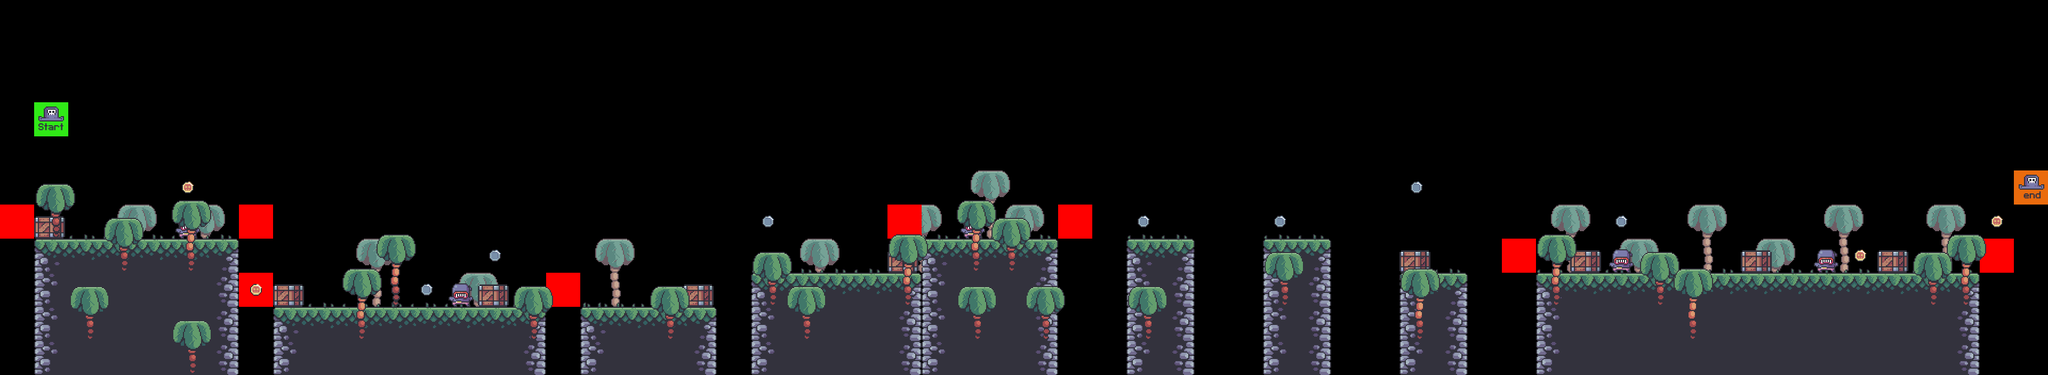

The image is a tile-based game level rendered from a .tmx file. Its description and source (layers, tilesets, objects; grid data summarised) follow:
An orthogonal 60x11 tile map with 64x64 px tiles, 9 tile layers (bg_palms, terrain, grass, crates, ...), 7 tilesets.

<map version="1.10" tiledversion="1.11.0" orientation="orthogonal" renderorder="right-down" width="60" height="11" tilewidth="64" tileheight="64" infinite="0" nextlayerid="16" nextobjectid="1">
 <tileset firstgid="1" source="../tilesets/terrain_tiles.tsx" />
 <tileset firstgid="17" source="../tilesets/coin_tiles.tsx" />
 <tileset firstgid="19" source="../tilesets/grass_tiles.tsx" />
 <tileset firstgid="24" source="../tilesets/palms.tsx" />
 <tileset firstgid="27" source="../tilesets/crates.tsx" />
 <tileset firstgid="28" source="../tilesets/player_tiles.tsx" />
 <tileset firstgid="30" source="../tilesets/enemy_tiles.tsx" />
 <layer id="5" name="bg_palms" width="60" height="11">
  <data>[660 cells, 15 non-empty, 1 distinct tile ids]</data>
 </layer>
 <layer id="1" name="terrain" width="60" height="11">
  <data>[660 cells, 140 non-empty, 6 distinct tile ids]</data>
 </layer>
 <layer id="3" name="grass" width="60" height="11">
  <data>[660 cells, 46 non-empty, 4 distinct tile ids]</data>
 </layer>
 <layer id="6" name="crates" width="60" height="11">
  <data>[660 cells, 9 non-empty, 1 distinct tile ids]</data>
 </layer>
 <layer id="8" name="enemies" width="60" height="11">
  <data>[660 cells, 5 non-empty, 1 distinct tile ids]</data>
 </layer>
 <layer id="9" name="constraints" width="60" height="11">
  <data>[660 cells, 8 non-empty, 1 distinct tile ids]</data>
 </layer>
 <layer id="4" name="fg_palms" width="60" height="11">
  <data>[660 cells, 24 non-empty, 2 distinct tile ids]</data>
 </layer>
 <layer id="2" name="coins" width="60" height="11">
  <data>[660 cells, 11 non-empty, 2 distinct tile ids]</data>
 </layer>
 <layer id="7" name="player" width="60" height="11">
  <data>[660 cells, 2 non-empty, 2 distinct tile ids]</data>
 </layer>
</map>
